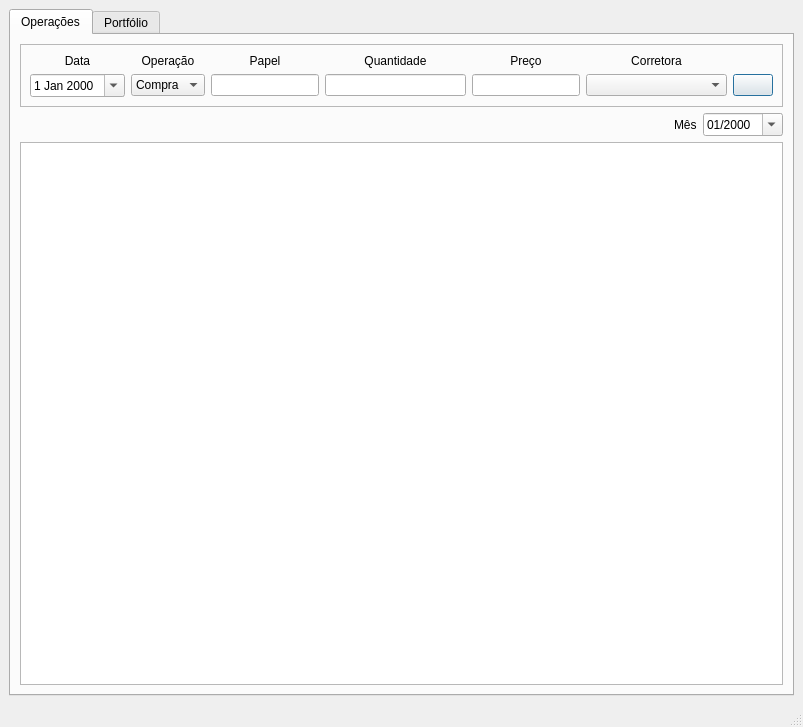
<?xml version="1.0" encoding="UTF-8"?>
<ui version="4.0">
 <class>main</class>
 <widget class="QMainWindow" name="main">
  <property name="geometry">
   <rect>
    <x>0</x>
    <y>0</y>
    <width>803</width>
    <height>727</height>
   </rect>
  </property>
  <property name="windowTitle">
   <string>StockFlow</string>
  </property>
  <widget class="QWidget" name="centralwidget">
   <layout class="QHBoxLayout" name="horizontalLayout">
    <item>
     <widget class="QTabWidget" name="tabWidget">
      <property name="currentIndex">
       <number>0</number>
      </property>
      <widget class="QWidget" name="operations">
       <attribute name="title">
        <string>Operações</string>
       </attribute>
       <layout class="QGridLayout" name="gridLayout_2">
        <item row="0" column="0" colspan="4">
         <widget class="QFrame" name="frame">
          <property name="sizePolicy">
           <sizepolicy hsizetype="Expanding" vsizetype="Preferred">
            <horstretch>0</horstretch>
            <verstretch>0</verstretch>
           </sizepolicy>
          </property>
          <property name="frameShape">
           <enum>QFrame::StyledPanel</enum>
          </property>
          <property name="frameShadow">
           <enum>QFrame::Raised</enum>
          </property>
          <layout class="QGridLayout" name="gridLayout">
           <item row="0" column="0">
            <widget class="QLabel" name="label">
             <property name="text">
              <string>Data</string>
             </property>
             <property name="alignment">
              <set>Qt::AlignCenter</set>
             </property>
            </widget>
           </item>
           <item row="0" column="1">
            <widget class="QLabel" name="label_2">
             <property name="text">
              <string>Operação</string>
             </property>
             <property name="alignment">
              <set>Qt::AlignCenter</set>
             </property>
            </widget>
           </item>
           <item row="1" column="2">
            <widget class="QLineEdit" name="stock">
             <property name="sizePolicy">
              <sizepolicy hsizetype="Fixed" vsizetype="Fixed">
               <horstretch>1</horstretch>
               <verstretch>0</verstretch>
              </sizepolicy>
             </property>
             <property name="maxLength">
              <number>10</number>
             </property>
            </widget>
           </item>
           <item row="0" column="2">
            <widget class="QLabel" name="label_3">
             <property name="text">
              <string>Papel</string>
             </property>
             <property name="alignment">
              <set>Qt::AlignCenter</set>
             </property>
            </widget>
           </item>
           <item row="1" column="0">
            <widget class="QDateEdit" name="date">
             <property name="sizePolicy">
              <sizepolicy hsizetype="Minimum" vsizetype="Fixed">
               <horstretch>1</horstretch>
               <verstretch>0</verstretch>
              </sizepolicy>
             </property>
             <property name="calendarPopup">
              <bool>true</bool>
             </property>
            </widget>
           </item>
           <item row="1" column="1">
            <widget class="QComboBox" name="operation">
             <property name="sizePolicy">
              <sizepolicy hsizetype="Preferred" vsizetype="Fixed">
               <horstretch>1</horstretch>
               <verstretch>0</verstretch>
              </sizepolicy>
             </property>
             <property name="sizeAdjustPolicy">
              <enum>QComboBox::AdjustToContents</enum>
             </property>
             <item>
              <property name="text">
               <string>Compra</string>
              </property>
             </item>
             <item>
              <property name="text">
               <string>Venda</string>
              </property>
             </item>
            </widget>
           </item>
           <item row="1" column="3">
            <widget class="QLineEdit" name="quantity">
             <property name="sizePolicy">
              <sizepolicy hsizetype="Preferred" vsizetype="Fixed">
               <horstretch>2</horstretch>
               <verstretch>0</verstretch>
              </sizepolicy>
             </property>
             <property name="maxLength">
              <number>100</number>
             </property>
            </widget>
           </item>
           <item row="0" column="3">
            <widget class="QLabel" name="label_4">
             <property name="text">
              <string>Quantidade</string>
             </property>
             <property name="alignment">
              <set>Qt::AlignCenter</set>
             </property>
            </widget>
           </item>
           <item row="1" column="4">
            <widget class="QLineEdit" name="price">
             <property name="sizePolicy">
              <sizepolicy hsizetype="Fixed" vsizetype="Fixed">
               <horstretch>2</horstretch>
               <verstretch>0</verstretch>
              </sizepolicy>
             </property>
             <property name="inputMethodHints">
              <set>Qt::ImhPreferNumbers</set>
             </property>
             <property name="inputMask">
              <string/>
             </property>
             <property name="maxLength">
              <number>100</number>
             </property>
            </widget>
           </item>
           <item row="0" column="4">
            <widget class="QLabel" name="label_5">
             <property name="text">
              <string>Preço</string>
             </property>
             <property name="alignment">
              <set>Qt::AlignCenter</set>
             </property>
            </widget>
           </item>
           <item row="1" column="5">
            <widget class="QComboBox" name="broker">
             <property name="sizePolicy">
              <sizepolicy hsizetype="Preferred" vsizetype="Fixed">
               <horstretch>2</horstretch>
               <verstretch>0</verstretch>
              </sizepolicy>
             </property>
             <property name="sizeAdjustPolicy">
              <enum>QComboBox::AdjustToContents</enum>
             </property>
            </widget>
           </item>
           <item row="0" column="5">
            <widget class="QLabel" name="label_6">
             <property name="text">
              <string>Corretora</string>
             </property>
             <property name="alignment">
              <set>Qt::AlignCenter</set>
             </property>
            </widget>
           </item>
           <item row="1" column="6">
            <widget class="QPushButton" name="add">
             <property name="sizePolicy">
              <sizepolicy hsizetype="Minimum" vsizetype="Fixed">
               <horstretch>0</horstretch>
               <verstretch>0</verstretch>
              </sizepolicy>
             </property>
             <property name="text">
              <string/>
             </property>
             <property name="icon">
              <iconset>
               <normalon>ui/plus.svg</normalon>
              </iconset>
             </property>
             <property name="autoDefault">
              <bool>true</bool>
             </property>
             <property name="default">
              <bool>true</bool>
             </property>
            </widget>
           </item>
          </layout>
         </widget>
        </item>
        <item row="1" column="2">
         <widget class="QLabel" name="label_7">
          <property name="sizePolicy">
           <sizepolicy hsizetype="Fixed" vsizetype="Preferred">
            <horstretch>0</horstretch>
            <verstretch>0</verstretch>
           </sizepolicy>
          </property>
          <property name="text">
           <string>Mês</string>
          </property>
         </widget>
        </item>
        <item row="1" column="3">
         <widget class="QDateEdit" name="month">
          <property name="sizePolicy">
           <sizepolicy hsizetype="Fixed" vsizetype="Fixed">
            <horstretch>0</horstretch>
            <verstretch>0</verstretch>
           </sizepolicy>
          </property>
          <property name="minimumSize">
           <size>
            <width>80</width>
            <height>0</height>
           </size>
          </property>
          <property name="currentSection">
           <enum>QDateTimeEdit::MonthSection</enum>
          </property>
          <property name="displayFormat">
           <string>MM/yyyy</string>
          </property>
          <property name="calendarPopup">
           <bool>true</bool>
          </property>
          <property name="currentSectionIndex">
           <number>0</number>
          </property>
         </widget>
        </item>
        <item row="3" column="0" colspan="4">
         <widget class="QTableView" name="trade_list">
          <property name="sizePolicy">
           <sizepolicy hsizetype="Expanding" vsizetype="Expanding">
            <horstretch>0</horstretch>
            <verstretch>0</verstretch>
           </sizepolicy>
          </property>
         </widget>
        </item>
       </layout>
      </widget>
      <widget class="QWidget" name="portfolio">
       <attribute name="title">
        <string>Portfólio</string>
       </attribute>
       <layout class="QHBoxLayout" name="horizontalLayout_2">
        <item>
         <widget class="QTableView" name="tableView"/>
        </item>
       </layout>
      </widget>
     </widget>
    </item>
   </layout>
  </widget>
  <widget class="QMenuBar" name="menubar">
   <property name="geometry">
    <rect>
     <x>0</x>
     <y>0</y>
     <width>803</width>
     <height>22</height>
    </rect>
   </property>
  </widget>
  <widget class="QStatusBar" name="statusbar"/>
 </widget>
 <resources/>
 <connections/>
</ui>
